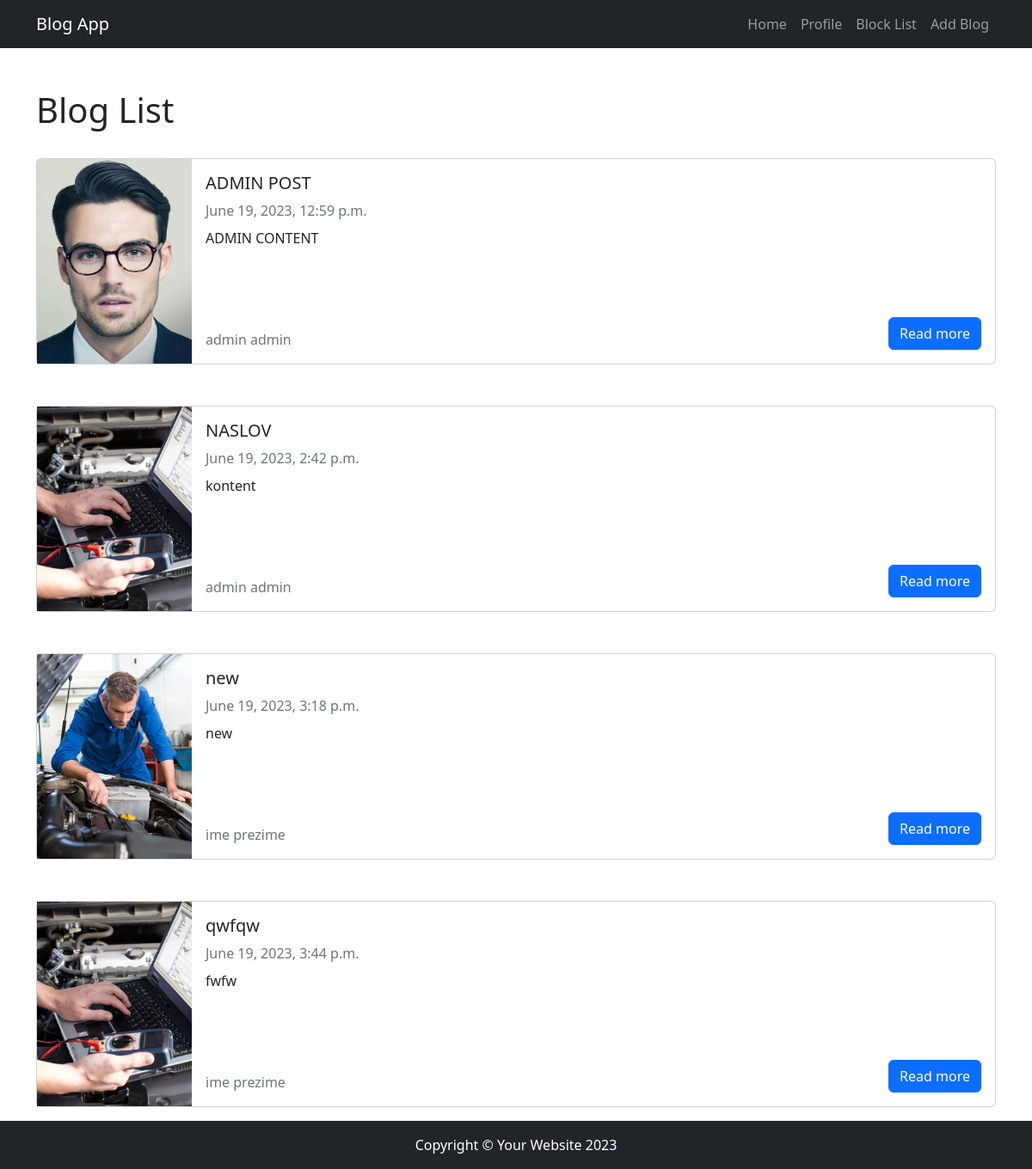
Screenshot of /posts/ (signed in) with the database file from the repository.
### blog_post/models.py (models this page shows, shortened)
class Post(models.Model):
    title = models.CharField(max_length=255)
    author = models.ForeignKey(BlogUser,on_delete=models.CASCADE)
    content = models.TextField()
    img = models.ImageField(upload_to="files/")
    created_on = models.DateTimeField(auto_now_add=True)
    last_modified = models.DateTimeField(auto_now=True)

class BlogUser(models.Model):
    user = models.OneToOneField(User,on_delete=models.CASCADE)
    first_name = models.CharField(max_length=255)
    last_name = models.CharField(max_length=255)
    image = models.ImageField(upload_to="files/", blank=True, null=True)
    interests = models.CharField(max_length=100, null=True, blank=True)
    skills = models.CharField(max_length=100, null=True, blank=True)
    profession = models.CharField(max_length=100, null=True, blank=True)
    def __str__(self):
        return f"{self.first_name} {self.last_name}"

### blog_post/views.py (the view)
# urls.py: path('posts/', posts,name="posts"),
def posts(request):
    blocked_users = Block.objects.filter(blocker__user=request.user).values_list("blocked__user", flat=True)
    visible_posts = Post.objects.get_queryset().exclude(author__user__in=blocked_users)
    context = {"posts":visible_posts}
    return render(request,"posts.html",context)

### blog_post/templates/posts.html
{% extends "base.html" %}
{% block content %}
<div class="container my-5">
    <h1>Blog List</h1>
    {% for post in posts %}
        <div class="row">
            <div class="col my-4">
              <div class="card flex-row" style="height: 15rem">
                  <img src="{{MEDIA_URL}}{{post.img.url}}" class="card-img-left" style="width:15vw;object-fit:cover">
                  <div class="card-body d-flex flex-column wh-100">
                      <h5 class="card-title">{{post.title}}</h5>
                      <span class="text-muted">{{post.created_on}}</span>
                      <p class="card-text mt-2">{{post.content}}</p>
                      <div class="d-flex justify-content-between align-items-end mt-auto">
                          <span class="text-muted">{{post.author}}</span>
                          <div>
                            <button class="btn btn-primary" type="button">Read more</button>
                          </div>
                      </div>
                  </div>
              </div>
            </div>
        </div>
    {% endfor %}
</div>
{% endblock %}

### rows the page displays
Post: img (picture), title "ADMIN POST", created_on "June 19, 2023, 12:59 p.m.", content "ADMIN CONTENT", author "admin admin"
Post: img (picture), title "NASLOV", created_on "June 19, 2023, 2:42 p.m.", content "kontent", author "admin admin"
Post: img (picture), title "new", created_on "June 19, 2023, 3:18 p.m.", content "new", author "ime prezime"
Post: img (picture), title "qwfqw", created_on "June 19, 2023, 3:44 p.m.", content "fwfw", author "ime prezime"
